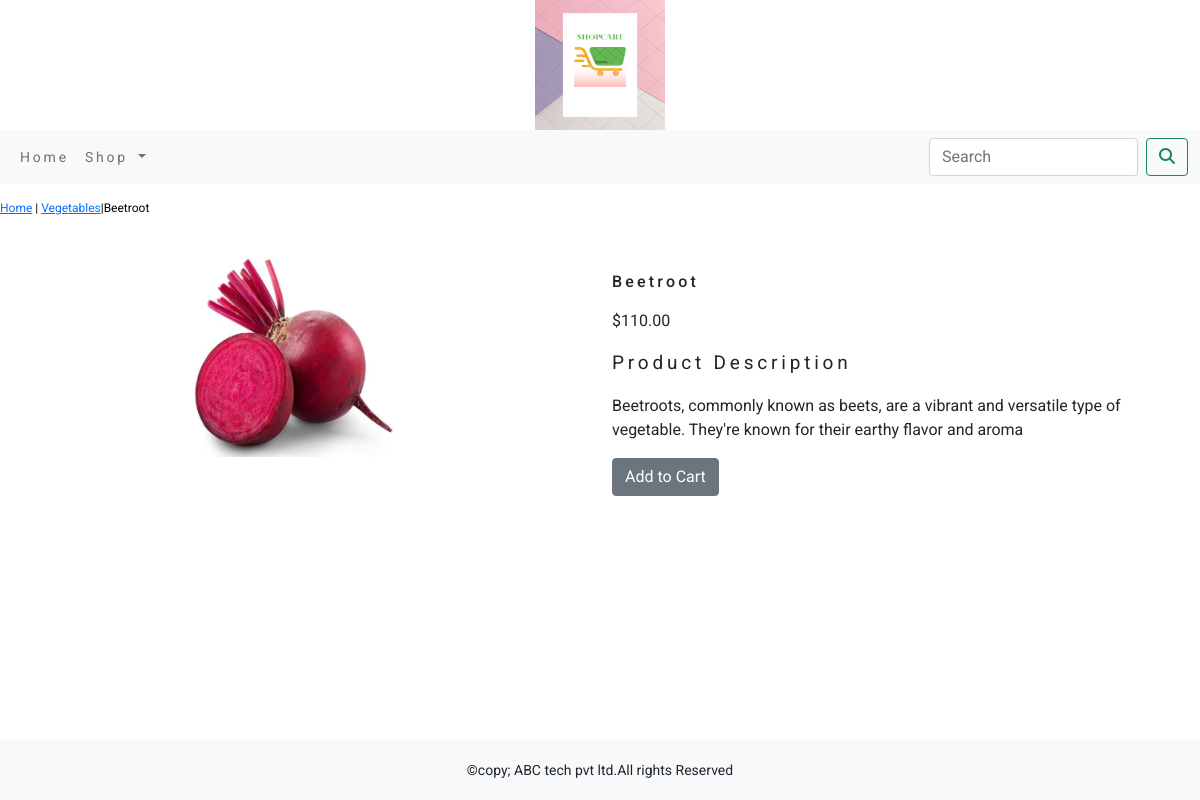
/ecommerce/vegetables/beetroot/, run on the app's committed database.
### ecommerceapp/models.py (models this page shows, shortened)
class Product(models.Model):
    name=models.CharField(max_length=250,unique=True)
    slug=models.SlugField(max_length=250,unique=True)
    desc=models.TextField(blank=True)
    price=models.DecimalField(max_digits=10,decimal_places=2)
    category=models.ForeignKey(Category,on_delete=models.CASCADE)
    image=models.ImageField(upload_to='product',blank=True,)
    stock=models.IntegerField()
    available=models.BooleanField(default=True)
    created=models.DateTimeField(auto_now_add=True)
    updated=models.DateTimeField(auto_now=True)
    class Meta:
        ordering = ('name',)
        verbose_name = 'product'
        verbose_name_plural = 'products'

class Category(models.Model):
    name=models.CharField(max_length=250,unique=True)
    slug=models.SlugField(max_length=250,unique=True)
    desc=models.TextField(blank=True)
    image=models.ImageField(upload_to='category',blank=True)
    class Meta:
        ordering=('name',)
        verbose_name='category'
        verbose_name_plural='categories'
    def get_url(self):
        return reverse('ecommerceapp:products_by_category',args=[self.slug])
    def __str__(self):
        return '{}'.format(self.name)

### ecommerceapp/views.py (the view)
# urls.py: path('<slug:c_slug>/<slug:product_slug>/',views.proDetail,name='prodCatdetail'),
def proDetail(request,c_slug,product_slug):
    try:
        product=Product.objects.get(category__slug=c_slug,slug=product_slug)
    except Exception as e:
        raise e
    return render(request,'product.html',{'product':product})

### cart/context_processors.py (called while the page is built)
def counter(request):
    item_count=0
    if 'admin' in request.path:
        return {}
    else:
        try:
            cart=Cart.objects.filter(cart_id=_cart_id(request))
            car_item=CartItem.objects.all().filter(cart=cart[:1])
            for cart_item in car_item:
                item_count += cart_item.quantity
        except Cart.DoesNotExist:
            item_count=0
    return dict(item_count=item_count)

### cart/views.py (called while the page is built)
def _cart_id(request):
    cart=request.session.session_key
    if not cart:
        cart=request.session.create()
    return cart

### ecommerceapp/context_processors.py (called while the page is built)
def menu_links(request):
    links=Category.objects.all()
    return dict(links=links)

### templates/product.html (shortened to what this page needs)
{% extends 'base.html' %}
{% load static %}
{% block content %}
<div class="row my_prod_row_class">
    <div class="mx_auto">
        <p><a href="{% url 'ecommerceapp:allProdCat' %}">Home</a> | <a href="{{product.category.get_url}}">{{product.category}}</a>|{{product.name}}</p>
    </div>
<div class="container">
<br>
<div class="row">
    <div class="col-12 col-sm-12 col-md-12 col-lg-6 text-center">
        <div style="min-width:18rem">
            <img src="{{product.image.url}}" alt="{{product.name}}" style="width:200px; height:200px;">
        </div>
    </div>
        <div class="col-12 col-sm-12 col-md-12 col-lg-6">
            <div>
            <h1 class="my_prod_title">{{product.name}}</h1>
            <p>${{product.price}}</p>
            <p class="my_title">Product Description</p>
            <p class="text-justify my_prod_text">{{product.desc}}</p>
            {% if product.stock <= 0 %}
            <p class="text-justify my_prod_text"><b>Out of Stock</b></p>
            {% else %}
            <a class="btn btn-secondary" href="{% url 'cart:add_cart' product.id %}">Add to Cart</a>
            {% endif %}
        </div>
    </div>
    </div>
</div>
</div>
{% endblock %}

### static/css/custom.css (style rules this page uses)
body { font-family: 'Roboto', sans-serif; }
.my_title { font-size : 19px; text_transform : uppercase; letter-spacing :.2em; }
.my_prod_row_class { padding-top : 15px; padding-bottom : 20px; }
.my_prod_row_class .mx_auto { color : #000; font-size : 12px; text-decoration :none; }
.my_prod_title { font-size :16px; text_transform : uppercase; letter-spacing : .2em; padding-top : 15px; padding-bottom : 10px; }
.my_prod_text { padding-right : 20px; }

### data on the page
Product: category "Vegetables", name "Beetroot", image (picture), price "110.00", desc "Beetroots, commonly known as beets, are a vibrant and versatile type of vegetable. They're known for their earthy flavor and aroma"
